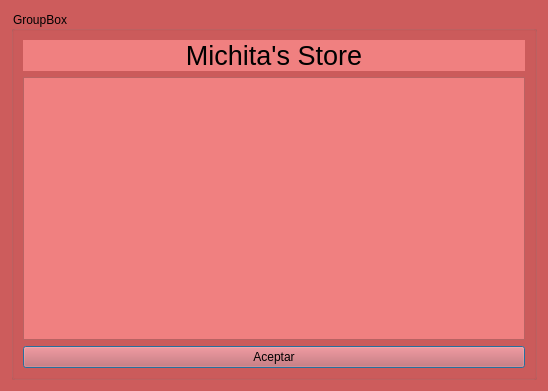
<?xml version="1.0" encoding="UTF-8"?>
<ui version="4.0">
 <class>fact</class>
 <widget class="QDialog" name="fact">
  <property name="geometry">
   <rect>
    <x>0</x>
    <y>0</y>
    <width>548</width>
    <height>391</height>
   </rect>
  </property>
  <property name="windowTitle">
   <string>Dialog</string>
  </property>
  <property name="windowIcon">
   <iconset resource="recursos.qrc">
    <normaloff>:/recursos/discount.png</normaloff>:/recursos/discount.png</iconset>
  </property>
  <property name="styleSheet">
   <string notr="true">background-color: rgb(205, 92, 92);</string>
  </property>
  <layout class="QHBoxLayout" name="horizontalLayout">
   <item>
    <widget class="QGroupBox" name="groupBox">
     <property name="title">
      <string>GroupBox</string>
     </property>
     <layout class="QVBoxLayout" name="verticalLayout">
      <item>
       <widget class="QLabel" name="label">
        <property name="styleSheet">
         <string notr="true">background-color: rgb(240, 128, 128);</string>
        </property>
        <property name="text">
         <string>&lt;html&gt;&lt;head/&gt;&lt;body&gt;&lt;p align=&quot;center&quot;&gt;&lt;span style=&quot; font-size:20pt;&quot;&gt;Michita's Store&lt;/span&gt;&lt;/p&gt;&lt;/body&gt;&lt;/html&gt;</string>
        </property>
       </widget>
      </item>
      <item>
       <widget class="QPlainTextEdit" name="outRecibo">
        <property name="font">
         <font>
          <pointsize>10</pointsize>
         </font>
        </property>
        <property name="styleSheet">
         <string notr="true">background-color: rgb(240, 128, 128);</string>
        </property>
        <property name="plainText">
         <string>   	            </string>
        </property>
       </widget>
      </item>
      <item>
       <widget class="QPushButton" name="pushButton">
        <property name="toolTip">
         <string>pulsa para cerrar</string>
        </property>
        <property name="text">
         <string>Aceptar</string>
        </property>
       </widget>
      </item>
     </layout>
    </widget>
   </item>
  </layout>
 </widget>
 <resources>
  <include location="recursos.qrc"/>
 </resources>
 <connections/>
</ui>
